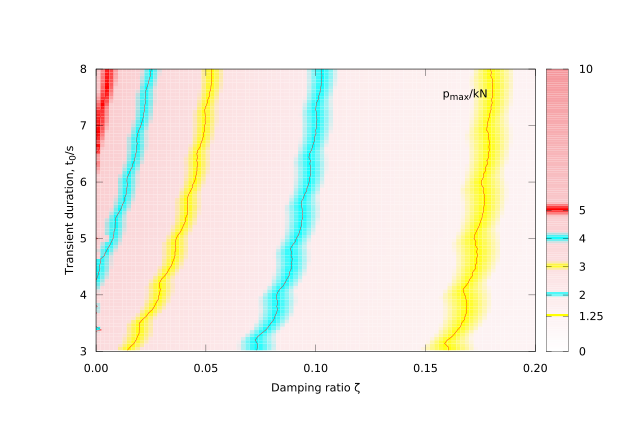

Reproduce this figure in gnuplot.
reset
set term pdfcairo enhanced color solid size 16cm,11cm font "TeXGyreSchola,6"

# plot the peak force in problem 2, 1st homework 2010-11,
#  a) as a function of z for a fixed durationof the external force transient
#  b) as a color/contour map as a function of z and t_0

set format x  '%04.2f'
set cbtics (0, 1.25, 2., 3., 4., 5., 10.)
set clabel    '%04.2f'
set ytics 1

# first, plot the peak force response for a duration of the transient
# equal to 6.02 s (i'm lying in the output, saying it's for t_0=6.0)

set xlabel 'Damping ratio {/Symbol z}'
set ylabel 'p_{max}({/Symbol z},t_0=6.0)/kN'
set out 'f_of_z.pdf'
plot  "< awk 'NF==03&&$2==6.02{print $1,$3/1000}' maximum.dat" w l title 'p/kN'

# next, plot a contour+color map of the peak force using damping ratio
# in abscissa and external force transient duration in ordinates

set out 'map.pdf'

# we want a color map
set cbrange [0:10]
set pm3d map
set pm3d implicit at s
set pm3d scansautomatic
set pm3d interpolate 1,1 flush begin noftriangles nohidden3d corners2color mean

# there is a nice predefined palette for color maps, this one is
# different...
set palette defined ( 0.000 '#ffffff', 1.188 '#fdf2f3', 1.250 'yellow',\
                      1.312 '#fdf1f1', 1.900 '#fdebec', 2.000 'cyan',\
                      2.100 '#fce8ea', 2.850 '#fce1e2', 3.000 'yellow',\
                      3.150 '#fbdddf', 3.800 '#fbd7d9', 4.000 'cyan',\
                      4.200 '#fad2d5', 4.750 '#facdcf', 5.000 'red',\
                      5.250 '#f9c7ca', 10.000 '#f5969b')

# we want also contour lines at the same values where the palette
# above is discontinous
set contour
set cntrparam levels discrete 1.25, 2.00, 3.00, 4.00, 5.00,10.00
# but not the labels on the contour lines
unset clabel

set yrange [3:8]
set ylabel 'Transient duration, t_0/s'
splot 'maximum.dat' using 1:2:($3/1000.) title 'p_{max}/kN'

# close the output
set out ''
